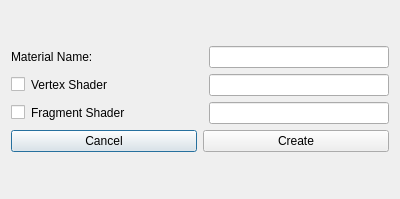
<?xml version="1.0" encoding="UTF-8"?>
<ui version="4.0">
 <class>NewMaterialDialog</class>
 <widget class="QDialog" name="NewMaterialDialog">
  <property name="geometry">
   <rect>
    <x>0</x>
    <y>0</y>
    <width>400</width>
    <height>199</height>
   </rect>
  </property>
  <property name="windowTitle">
   <string>Dialog</string>
  </property>
  <layout class="QVBoxLayout" name="verticalLayout">
   <item>
    <layout class="QVBoxLayout" name="verticalLayout_2">
     <item>
      <layout class="QHBoxLayout" name="horizontalLayout">
       <item>
        <widget class="QLabel" name="label">
         <property name="text">
          <string>Material Name:</string>
         </property>
        </widget>
       </item>
       <item>
        <widget class="QLineEdit" name="materialName">
         <property name="sizePolicy">
          <sizepolicy hsizetype="Fixed" vsizetype="Fixed">
           <horstretch>0</horstretch>
           <verstretch>0</verstretch>
          </sizepolicy>
         </property>
         <property name="minimumSize">
          <size>
           <width>180</width>
           <height>0</height>
          </size>
         </property>
        </widget>
       </item>
      </layout>
     </item>
     <item>
      <layout class="QHBoxLayout" name="horizontalLayout_3">
       <item>
        <widget class="QCheckBox" name="vertexBool">
         <property name="sizePolicy">
          <sizepolicy hsizetype="Fixed" vsizetype="Fixed">
           <horstretch>0</horstretch>
           <verstretch>0</verstretch>
          </sizepolicy>
         </property>
         <property name="text">
          <string/>
         </property>
        </widget>
       </item>
       <item>
        <widget class="QLabel" name="label_2">
         <property name="text">
          <string>Vertex Shader</string>
         </property>
        </widget>
       </item>
       <item>
        <widget class="QLineEdit" name="vertexShaderName">
         <property name="sizePolicy">
          <sizepolicy hsizetype="Fixed" vsizetype="Fixed">
           <horstretch>0</horstretch>
           <verstretch>0</verstretch>
          </sizepolicy>
         </property>
         <property name="minimumSize">
          <size>
           <width>180</width>
           <height>0</height>
          </size>
         </property>
         <property name="baseSize">
          <size>
           <width>180</width>
           <height>0</height>
          </size>
         </property>
        </widget>
       </item>
      </layout>
     </item>
     <item>
      <layout class="QHBoxLayout" name="horizontalLayout_4">
       <item>
        <widget class="QCheckBox" name="fragmentBool">
         <property name="sizePolicy">
          <sizepolicy hsizetype="Fixed" vsizetype="Fixed">
           <horstretch>0</horstretch>
           <verstretch>0</verstretch>
          </sizepolicy>
         </property>
         <property name="text">
          <string/>
         </property>
        </widget>
       </item>
       <item>
        <widget class="QLabel" name="label_3">
         <property name="text">
          <string>Fragment Shader</string>
         </property>
        </widget>
       </item>
       <item>
        <widget class="QLineEdit" name="fragmentShaderName">
         <property name="sizePolicy">
          <sizepolicy hsizetype="Fixed" vsizetype="Fixed">
           <horstretch>0</horstretch>
           <verstretch>0</verstretch>
          </sizepolicy>
         </property>
         <property name="minimumSize">
          <size>
           <width>180</width>
           <height>0</height>
          </size>
         </property>
        </widget>
       </item>
      </layout>
     </item>
     <item>
      <layout class="QHBoxLayout" name="horizontalLayout_5">
       <item>
        <widget class="QPushButton" name="cancelButton">
         <property name="text">
          <string>Cancel</string>
         </property>
        </widget>
       </item>
       <item>
        <widget class="QPushButton" name="createButton">
         <property name="text">
          <string>Create</string>
         </property>
        </widget>
       </item>
      </layout>
     </item>
    </layout>
   </item>
  </layout>
 </widget>
 <resources/>
 <connections>
  <connection>
   <sender>cancelButton</sender>
   <signal>released()</signal>
   <receiver>NewMaterialDialog</receiver>
   <slot>close()</slot>
   <hints>
    <hint type="sourcelabel">
     <x>103</x>
     <y>168</y>
    </hint>
    <hint type="destinationlabel">
     <x>199</x>
     <y>99</y>
    </hint>
   </hints>
  </connection>
  <connection>
   <sender>createButton</sender>
   <signal>released()</signal>
   <receiver>NewMaterialDialog</receiver>
   <slot>accept()</slot>
   <hints>
    <hint type="sourcelabel">
     <x>295</x>
     <y>168</y>
    </hint>
    <hint type="destinationlabel">
     <x>199</x>
     <y>99</y>
    </hint>
   </hints>
  </connection>
  <connection>
   <sender>materialName</sender>
   <signal>textChanged(QString)</signal>
   <receiver>NewMaterialDialog</receiver>
   <slot>activateOkButton(QString)</slot>
   <hints>
    <hint type="sourcelabel">
     <x>295</x>
     <y>29</y>
    </hint>
    <hint type="destinationlabel">
     <x>199</x>
     <y>99</y>
    </hint>
   </hints>
  </connection>
  <connection>
   <sender>vertexBool</sender>
   <signal>toggled(bool)</signal>
   <receiver>NewMaterialDialog</receiver>
   <slot>activateVertex(bool)</slot>
   <hints>
    <hint type="sourcelabel">
     <x>21</x>
     <y>76</y>
    </hint>
    <hint type="destinationlabel">
     <x>199</x>
     <y>99</y>
    </hint>
   </hints>
  </connection>
  <connection>
   <sender>fragmentBool</sender>
   <signal>toggled(bool)</signal>
   <receiver>NewMaterialDialog</receiver>
   <slot>activateFragmet(bool)</slot>
   <hints>
    <hint type="sourcelabel">
     <x>21</x>
     <y>122</y>
    </hint>
    <hint type="destinationlabel">
     <x>199</x>
     <y>99</y>
    </hint>
   </hints>
  </connection>
 </connections>
 <slots>
  <slot>activateOkButton(QString)</slot>
  <slot>activateFragmet(bool)</slot>
  <slot>activateVertex(bool)</slot>
 </slots>
</ui>
